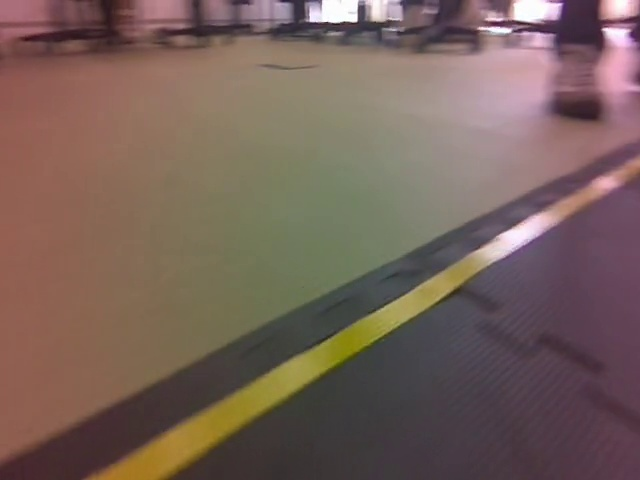
#> input picture SEAME/frames/frame_00014.jpg, 640 x 480 px; its folder holds only this picture in this run
$ python lane_annotations.py
#> lines starting #> are read from the running program, lines starting #| are printed output that depends on the picture; after the words box and inside, x2 and y2 are one past the last pixel; in counts of white or black regions, pixels touching at a corner belong together
import cv2
import os
import numpy as np
import json
import scipy.interpolate

def load_jsonl(file_path):
    """
    Load a JSON Lines file where each line is a separate JSON object
    Returns a list of dictionaries
    """
    data = []
    try:
        with open(file_path, 'r') as f:
            for line in f:
                line = line.strip()
                if line and not line.startswith('//'):
                    data.append(json.loads(line))
        print(f"Successfully loaded {len(data)} items from {file_path}")
        return data
    except Exception as e:
        print(f"Error loading from {file_path}: {e}")
        return []

def create_lane_annotations(frames_folder, output_json_path):
    """
    Interactive tool to create TuSimple-format lane annotations

    Controls:
    - N: Next image
    - P: Previous image
    - E: Toggle point placement mode
    - A: Add current lane and start a new one
    - F: Finish lane annotation for current image and save to JSON
    - D: Delete last point placed
    - C: Clear current lane
    - R: Reset all lanes on current image
    - S: Save annotations to JSON file
    - Q: Quit
    """
#> called with frames_folder = 'frames', output_json_path = 'lane_annotations.json'
    # Get sorted list of all frames
    frame_files = sorted([f for f in os.listdir(frames_folder) if f.endswith('.jpg')])

    if not frame_files:
        print("No frames found!")
        return

    print(f"Found {len(frame_files)} frames")

    # Current frame index
    current_idx = 0

    # Mode flags
    editing_mode = None  # None or "place_points"

    # Load existing annotations from JSON file if it exists
    annotations = []
    if os.path.exists(output_json_path):
        try:
            with open(output_json_path, 'r') as f:
#> (reads SEAME/lane_annotations.json from the repository)
                annotations = load_jsonl(output_json_path)
            print(f"Successfully loaded {len(annotations)} annotations from {output_json_path}")

            # Print the first few annotations to verify
            for i, ann in enumerate(annotations[:3]):
                print(f"Loaded annotation for {ann.get('raw_file')}")

        except Exception as e:
            print(f"Error loading annotations from {output_json_path}: {e}")
            annotations = []
    else:
        print(f"No existing annotations file found at {output_json_path}")

    # Current image lanes
    current_lanes = []
    active_lane = []  # Points for the current lane being created

    # Mouse position tracking for preview
    mouse_x, mouse_y = -1, -1

    # Function to convert lanes to TuSimple format

    # [110 lines left out: functions lanes_to_tusimple, mouse_callback, not called in this run]

    # Function to update the display
    def update_display():
        nonlocal current_frame, current_lanes, active_lane, editing_mode
        nonlocal mouse_x, mouse_y

        # Create a display image
        display_image = current_frame.copy()

        # Colors for existing lanes
        lane_colors = [
            (0, 255, 0),    # Green
            (0, 165, 255),  # Orange
            (0, 0, 255),    # Red
            (255, 0, 0),    # Blue
            (255, 0, 255),  # Magenta
        ]

        # Enhanced visualization in view mode (not editing)
        if editing_mode is None and current_lanes:
            # Create a semi-transparent overlay for better visibility
            overlay = display_image.copy()

            # Draw lanes with thicker lines and larger points
            for i, lane in enumerate(current_lanes):
                color = lane_colors[i % len(lane_colors)]

                # Draw thicker lane lines for better visibility
                for j in range(len(lane) - 1):
                    cv2.line(overlay, lane[j], lane[j+1], color, 6)

                # Draw larger points
                for point in lane:
                    cv2.circle(overlay, point, 8, color, -1)

                # Add lane number
                if lane:
                    cv2.putText(overlay, f"Lane {i+1}",
                               (lane[0][0] + 10, lane[0][1]),
                               cv2.FONT_HERSHEY_SIMPLEX, 0.6, color, 2)

            # Apply semi-transparent overlay
            alpha = 0.7  # Transparency factor
            display_image = cv2.addWeighted(overlay, alpha, display_image, 1 - alpha, 0)

            # Add an indicator that we're in enhanced view mode
            #cv2.putText(display_image, "VIEW MODE", (10, 20),
                    #  cv2.FONT_HERSHEY_SIMPLEX, 0.6, (0, 255, 255), 2)

        else:
            # Standard editing display - draw completed lanes
            for i, lane in enumerate(current_lanes):
                color = lane_colors[i % len(lane_colors)]

                # Draw points
                for point in lane:
                    cv2.circle(display_image, point, 5, color, -1)

                # Draw lines connecting points
                for j in range(len(lane) - 1):
                    cv2.line(display_image, lane[j], lane[j+1], color, 2)

                # Label the lane
                if lane:
                    cv2.putText(display_image, f"L {i+1}",
                               (lane[0][0] + 10, lane[0][1]),
                                   cv2.FONT_HERSHEY_SIMPLEX, 0.6, color, 2)

            # Draw the active lane (being created)
            if active_lane:
                active_color = (255, 255, 0)  # Cyan

                # Draw points
                for point in active_lane:
                    cv2.circle(display_image, point, 5, active_color, -1)

                # Draw lines connecting points
                for j in range(len(active_lane) - 1):
                    cv2.line(display_image, active_lane[j], active_lane[j+1], active_color, 2)

                # Label as active lane
                # cv2.putText(display_image, f"Active Lane",
                #           (active_lane[0][0] + 10, active_lane[0][1]),
                #           cv2.FONT_HERSHEY_SIMPLEX, 0.7, active_color, 2)

            # Show preview point at current mouse position if placing points
            if editing_mode == "place_points" and mouse_x >= 0 and mouse_y >= 0:
                cv2.circle(display_image, (mouse_x, mouse_y), 5, (255, 255, 255), 2)

        # Show frame info
        frame_file = frame_files[current_idx]
        status_text = f"Frame: {current_idx+1}/{len(frame_files)} | {frame_file}"
        # cv2.putText(display_image, status_text, (10, 30), cv2.FONT_HERSHEY_SIMPLEX, 0.7, (0, 255, 0), 2)

        # Show mode info
        mode_text = f"MODE: {'PLACING POINTS' if editing_mode == 'place_points' else 'VIEWING'}"
        cv2.putText(display_image, mode_text, (10, 20), cv2.FONT_HERSHEY_SIMPLEX, 0.7, (0, 255, 0), 2)

        # Show lane count
        lane_text = f"Lanes: {len(current_lanes)} completed + {1 if active_lane else 0} active"
        # cv2.putText(display_image, lane_text, (10, 90), cv2.FONT_HERSHEY_SIMPLEX, 0.7, (0, 255, 0), 2)

        # Show help info
        # cv2.putText(display_image, "Press H for help", (10, 120), cv2.FONT_HERSHEY_SIMPLEX, 0.7, (0, 255, 0), 2)

        cv2.imshow("Lane Annotation", display_image)

    # Create window and set mouse callback
    cv2.namedWindow("Lane Annotation", cv2.WINDOW_NORMAL)
    cv2.setMouseCallback("Lane Annotation", mouse_callback)

    # Function to load a frame and its annotations
    def load_frame(idx):
#> called with idx = 0
        nonlocal current_lanes, active_lane, mouse_x, mouse_y

        # Get frame info
        frame_file = frame_files[idx]
        frame_path = os.path.join(frames_folder, frame_file)

        # Load the frame
        frame = cv2.imread(frame_path)
#> frame is the input picture: shape (480, 640, 3); mean B, G, R 90, 98.1, 118.8
        if frame is None:
            print(f"ERROR: Could not read image {frame_path}")
            return None, frame_file, frame_path

        # Check if we already have annotations for this frame
        existing_annotation = None
        print(f"Looking for annotation for {frame_file}")
        for ann in annotations:
            if ann is None:
                continue
            if ann.get("raw_file") == frame_file:
                existing_annotation = ann
                print(f"Found existing annotation for {frame_file}")
                break

        # Reset lane data when loading a new frame
        if existing_annotation:
            # First try to use original lanes if available
            if "original_lanes" in existing_annotation:
                # Convert the stored list format back to tuples
                current_lanes = []
                for lane in existing_annotation["original_lanes"]:
                    if isinstance(lane, list):
                        # Convert the points to tuples
                        current_lanes.append([(int(x), int(y)) for x, y in lane])
                    else:
                        current_lanes.append(lane)
                print(f"Loaded {len(current_lanes)} lanes from original points")
            else:
                # Fall back to reconstructing from TuSimple format
                h_samples = existing_annotation.get("h_samples", [])
                x_lanes = existing_annotation.get("lanes", [])

                new_lanes = []
                for lane_x in x_lanes:
                    # Convert to list of points, filtering out missing values (-2)
                    points = [(int(x), int(y)) for x, y in zip(lane_x, h_samples) if x != -2]
                    if points:
                        new_lanes.append(points)
                        print(f"Reconstructed lane with {len(points)} points")

                current_lanes = new_lanes
                print(f"Loaded {len(current_lanes)} lanes from TuSimple format")
        else:
            current_lanes = []
            print(f"No existing annotation found for {frame_file}")

        active_lane = []

        # Reset mouse position
        mouse_x, mouse_y = -1, -1

        return frame, frame_file, frame_path

    # Load initial frame
    current_frame, frame_file, frame_path = load_frame(current_idx)
#> frame_file = 'frame_00014.jpg'; frame_path = 'frames/frame_00014.jpg'

    # Main loop
    while True:
        if current_idx < 0:
            current_idx = 0
        if current_idx >= len(frame_files):
            current_idx = len(frame_files) - 1

        # Update the display with the current frame and lanes
        update_display()
#> after the loop in update_display, `for i, lane in enumerate(current_lanes):`:
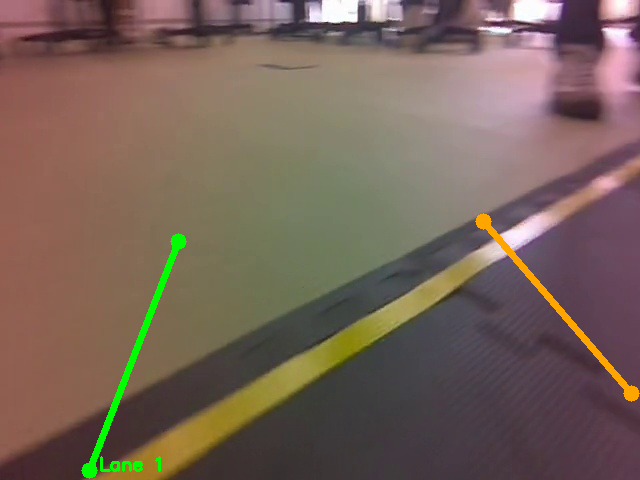
#> overlay: shape (480, 640, 3); 1.36% of pixels changed, all inside (x1, y1, x2, y2) = (81, 213, 640, 479)
#> in update_display, `cv2.putText(display_image, mode_text, (10, 20), cv2.FONT_HERSHEY_SIMPL..`:
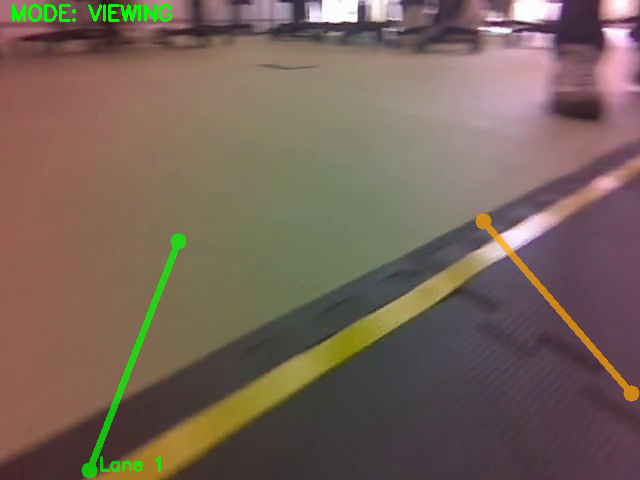
#> display_image: shape (480, 640, 3); mean B, G, R 88.9, 100.1, 118.3

        key = cv2.waitKey(0) & 0xFF
#> (key q is pressed here)

        if key == ord('q'):  # Quit
            save_confirm = input("Save annotations before quitting? (y/n): ")
#> the answer given: out.png
            if save_confirm.lower() == 'y':
                with open(output_json_path, 'w') as f:
                    # Write each annotation as a separate line (JSONL format)
                    for ann in annotations:
                        if ann:  # Skip any None values
                            f.write(json.dumps(ann) + '\n')
                print(f"Saved {len(annotations)} annotations to {output_json_path} in JSON Lines format")
            break

        elif key == ord('n'):  # Next image
            # Save current image annotation if lanes exist
            if active_lane:
                print("You have an active lane. Add it (A) or clear it (C) before continuing.")
            elif current_lanes:
                # Add annotation for current frame
                annotation = lanes_to_tusimple(frame_path, current_lanes)

                # Update or add annotation
                found = False
                for i, ann in enumerate(annotations):
                    if ann is None:
                        continue
                    if ann.get("raw_file") == frame_file:
                        annotations[i] = annotation
                        found = True
                        break

                if not found and annotation:
                    annotations.append(annotation)

                print(f"Saved annotation for {frame_file}")
                current_idx += 1
                current_frame, frame_file, frame_path = load_frame(current_idx)
            else:
                current_idx += 1
                current_frame, frame_file, frame_path = load_frame(current_idx)

        elif key == ord('p'):  # Previous image
            if active_lane:
                print("You have an active lane. Add it (A) or clear it (C) before continuing.")
            else:
                current_idx -= 1
                current_frame, frame_file, frame_path = load_frame(current_idx)

        elif key == ord('e'):  # Toggle point placement mode
            editing_mode = "place_points" if editing_mode != "place_points" else None
            print(f"Point placement mode {'activated' if editing_mode == 'place_points' else 'deactivated'}")
            update_display()

        elif key == ord('a'):  # Add current lane and start a new one
            if active_lane and len(active_lane) >= 2:
                current_lanes.append(active_lane.copy())  # Create a copy of the lane before adding
                print(f"Added lane with {len(active_lane)} points, current_lanes now has {len(current_lanes)} lanes")
                active_lane = []
                update_display()
            else:
                print("Need at least 2 points to create a lane")

        elif key == ord('f'):  # Finish annotation for current image
            print(f"Before finishing: current_lanes has {len(current_lanes)} lanes")
            if active_lane:
                print("You have an active lane. Add it (A) or clear it (C) before finishing.")
            else:
                # Create annotation for current frame
                print(f"Creating annotation with {len(current_lanes)} lanes")
                annotation = lanes_to_tusimple(frame_path, current_lanes)

                # Debug output
                print(f"Generated annotation: {annotation}")

                # Update or add annotation
                found = False
                for i, ann in enumerate(annotations):
                    if ann.get("raw_file") == frame_file:
                        annotations[i] = annotation
                        found = True
                        print(f"Updated existing annotation for {frame_file}")
                        break

                if not found and annotation:
                    annotations.append(annotation)
                    print(f"Added new annotation for {frame_file}")
                    print(f"Now have {len(annotations)} total annotations")
                elif not annotation:
                    print("ERROR: Failed to generate valid annotation")

                print(f"Finished annotation for {frame_file}")

        elif key == ord('d'):  # Delete last point
            if active_lane:
                active_lane.pop()
                print("Removed last point")
                update_display()

        elif key == ord('c'):  # Clear current lane
            active_lane = []
            print("Cleared active lane")
            update_display()

        elif key == ord('r'):  # Reset all lanes for current image
            active_lane = []
            current_lanes = []

            # Remove any existing annotation
            for i, ann in enumerate(annotations):
                if ann.get("raw_file") == frame_file:
                    annotations.pop(i)
                    break

            print("Reset all lanes for current image")
            update_display()

        elif key == ord('s'):  # Save all annotations
            with open(output_json_path, 'w') as f:
                # Write each annotation as a separate line (JSONL format)
                for ann in annotations:
                    if ann:  # Skip any None values
                        f.write(json.dumps(ann) + '\n')
            print(f"Saved {len(annotations)} annotations to {output_json_path} in JSON Lines format")


        elif key == ord('h'):  # Help
            print("\nKEYBOARD SHORTCUTS:")
            print("N: Next image")
            print("P: Previous image")
            print("E: Toggle point placement mode")
            print("A: Add current lane and start a new one")
            print("F: Finish lane annotation for current image and save to JSON")
            print("D: Delete last point placed")
            print("C: Clear current lane")
            print("R: Reset all lanes on current image")
            print("S: Save annotations to JSON file")
            print("Q: Quit")
            print("\nMOUSE CONTROLS:")
            print("Left click: Place a point (in point mode)")

    cv2.destroyAllWindows()
    print("Annotation completed")

if __name__ == "__main__":
    frames_folder = "frames"
    output_json_path = "lane_annotations.json"

    create_lane_annotations(frames_folder, output_json_path)
